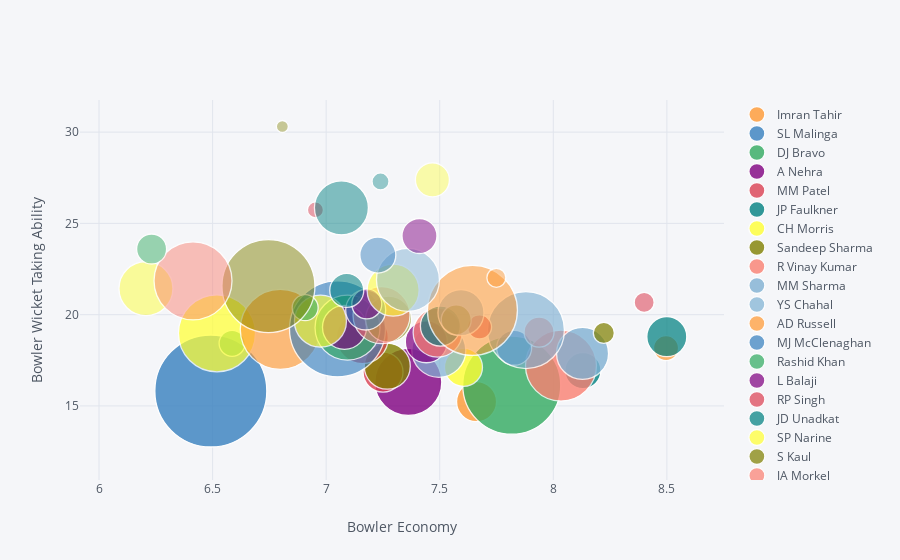

The notebook cell this image was saved under:
### Code cell
eco = economy(ball_data.copy())
wick = wicket_taking(ball_data.copy())
eco_100 = eco[eco['Number of Balls Thrown']>1000]
wick_100 = wick[wick['Number of Balls Thrown']>1000]
out = pd.merge(wick_100, eco_100, how='inner', on=['bowler','Number of Balls Thrown'])

out.iplot(kind='bubble', x='Economy', y='Wicket Taking Ability', categories='bowler', size='Number of Wickets taken', text='bowler',
          xTitle='Bowler Economy', yTitle='Bowler Wicket Taking Ability', filename='cufflinks/simple-bubble-chart')

### Figure 1 — Plotly figure (JSON) as saved in the notebook; plotly's stock layout.template omitted (floating-point values rounded to 4 significant figures)
{"data": [{"marker": {"color": "rgba(255, 153, 51, 1.0)", "line": {"width": 1.3}, "opacity": 0.8, "size": [40], "symbol": "circle"}, "mode": "markers", "name": "Imran Tahir", "text": ["Imran Tahir"], "textfont": {"color": "#4D5663"}, "type": "scatter", "uid": "286a834c-80bc-47e4-9b80-735ed93ea150", "x": [7.662], "y": [15.23]}, {"marker": {"color": "rgba(55, 128, 191, 1.0)", "line": {"width": 1.3}, "opacity": 0.8, "size": [112], "symbol": "circle"}, "mode": "markers", "name": "SL Malinga", "text": ["SL Malinga"], "textfont": {"color": "#4D5663"}, "type": "scatter", "uid": "35a0feed-efe2-4a22-b276-96c92e700b43", "x": [6.492], "y": [15.82]}, {"marker": {"color": "rgba(50, 171, 96, 1.0)", "line": {"width": 1.3}, "opacity": 0.8, "size": [98], "symbol": "circle"}, "mode": "markers", "name": "DJ Bravo", "text": ["DJ Bravo"], "textfont": {"color": "#4D5663"}, "type": "scatter", "uid": "23132e46-9029-4861-84c4-2bf2a0964565", "x": [7.817], "y": [16.14]}, {"marker": {"color": "rgba(128, 0, 128, 1.0)", "line": {"width": 1.3}, "opacity": 0.8, "size": [67], "symbol": "circle"}, "mode": "markers", "name": "A Nehra", "text": ["A Nehra"], "textfont": {"color": "#4D5663"}, "type": "scatter", "uid": "4373a8c1-abc1-4468-ad15-6f2d3a6a0173", "x": [7.362], "y": [16.31]}, {"marker": {"color": "rgba(219, 64, 82, 1.0)", "line": {"width": 1.3}, "opacity": 0.8, "size": [40], "symbol": "circle"}, "mode": "markers", "name": "MM Patel", "text": ["MM Patel"], "textfont": {"color": "#4D5663"}, "type": "scatter", "uid": "fd0a9765-298b-431d-8875-a5fd54fe85cb", "x": [7.25], "y": [16.85]}, {"marker": {"color": "rgba(0, 128, 128, 1.0)", "line": {"width": 1.3}, "opacity": 0.8, "size": [36], "symbol": "circle"}, "mode": "markers", "name": "JP Faulkner", "text": ["JP Faulkner"], "textfont": {"color": "#4D5663"}, "type": "scatter", "uid": "3fa1b249-9385-4e0b-b707-355a0f8ed17e", "x": [8.131], "y": [16.93]}, {"marker": {"color": "rgba(255, 255, 51, 1.0)", "line": {"width": 1.3}, "opacity": 0.8, "size": [38], "symbol": "circle"}, "mode": "markers", "name": "CH Morris", "text": ["CH Morris"], "textfont": {"color": "#4D5663"}, "type": "scatter", "uid": "f735e6e6-e1a6-45b4-8207-de64bbf7c730", "x": [7.604], "y": [17.12]}, {"marker": {"color": "rgba(128, 128, 0, 1.0)", "line": {"width": 1.3}, "opacity": 0.8, "size": [46], "symbol": "circle"}, "mode": "markers", "name": "Sandeep Sharma", "text": ["Sandeep Sharma"], "textfont": {"color": "#4D5663"}, "type": "scatter", "uid": "2417b7c1-d62a-4f20-bd44-3fc7af244a2c", "x": [7.269], "y": [17.18]}, {"marker": {"color": "rgba(251, 128, 114, 1.0)", "line": {"width": 1.3}, "opacity": 0.8, "size": [71], "symbol": "circle"}, "mode": "markers", "name": "R Vinay Kumar", "text": ["R Vinay Kumar"], "textfont": {"color": "#4D5663"}, "type": "scatter", "uid": "38277275-1c3d-49ac-a123-58cf8e9a4826", "x": [8.034], "y": [17.21]}, {"marker": {"color": "rgba(128, 177, 211, 1.0)", "line": {"width": 1.3}, "opacity": 0.8, "size": [52], "symbol": "circle"}, "mode": "markers", "name": "MM Sharma", "text": ["MM Sharma"], "textfont": {"color": "#4D5663"}, "type": "scatter", "uid": "6f33e9d9-a4ec-41ec-bf85-18aac74ba962", "x": [8.129], "y": [17.88]}, {"marker": {"color": "rgba(128, 177, 211, 0.8999999999999999)", "line": {"width": 1.3}, "opacity": 0.8, "size": [54], "symbol": "circle"}, "mode": "markers", "name": "YS Chahal", "text": ["YS Chahal"], "textfont": {"color": "#4D5663"}, "type": "scatter", "uid": "9c4a0014-4233-4682-9ef5-1e25b2564563", "x": [7.496], "y": [18.05]}, {"marker": {"color": "rgba(255, 153, 51, 0.8999999999999999)", "line": {"width": 1.3}, "opacity": 0.8, "size": [25], "symbol": "circle"}, "mode": "markers", "name": "AD Russell", "text": ["AD Russell"], "textfont": {"color": "#4D5663"}, "type": "scatter", "uid": "7bda75ae-e3b8-4a1d-ba17-32e8a3c1a4f6", "x": [8.496], "y": [18.17]}, {"marker": {"color": "rgba(55, 128, 191, 0.8999999999999999)", "line": {"width": 1.3}, "opacity": 0.8, "size": [35], "symbol": "circle"}, "mode": "markers", "name": "MJ McClenaghan", "text": ["MJ McClenaghan"], "textfont": {"color": "#4D5663"}, "type": "scatter", "uid": "299bcb95-6b4b-420c-9cd6-ea7328cc87ef", "x": [7.828], "y": [18.19]}, {"marker": {"color": "rgba(50, 171, 96, 0.8999999999999999)", "line": {"width": 1.3}, "opacity": 0.8, "size": [26], "symbol": "circle"}, "mode": "markers", "name": "Rashid Khan", "text": ["Rashid Khan"], "textfont": {"color": "#4D5663"}, "type": "scatter", "uid": "5075635e-3952-4c92-9e3c-40b89ce60456", "x": [6.586], "y": [18.43]}, {"marker": {"color": "rgba(128, 0, 128, 0.8999999999999999)", "line": {"width": 1.3}, "opacity": 0.8, "size": [42], "symbol": "circle"}, "mode": "markers", "name": "L Balaji", "text": ["L Balaji"], "textfont": {"color": "#4D5663"}, "type": "scatter", "uid": "046e5614-e103-4763-bb38-adf50a8689c2", "x": [7.441], "y": [18.52]}, {"marker": {"color": "rgba(219, 64, 82, 0.8999999999999999)", "line": {"width": 1.3}, "opacity": 0.8, "size": [52], "symbol": "circle"}, "mode": "markers", "name": "RP Singh", "text": ["RP Singh"], "textfont": {"color": "#4D5663"}, "type": "scatter", "uid": "fd677d6f-613b-42e1-a2e0-e4e847361036", "x": [7.159], "y": [18.74]}, {"marker": {"color": "rgba(0, 128, 128, 0.8999999999999999)", "line": {"width": 1.3}, "opacity": 0.8, "size": [40], "symbol": "circle"}, "mode": "markers", "name": "JD Unadkat", "text": ["JD Unadkat"], "textfont": {"color": "#4D5663"}, "type": "scatter", "uid": "380163d5-0f5c-40ff-b103-3a34cd21bc3d", "x": [8.5], "y": [18.79]}, {"marker": {"color": "rgba(255, 255, 51, 0.8999999999999999)", "line": {"width": 1.3}, "opacity": 0.8, "size": [77], "symbol": "circle"}, "mode": "markers", "name": "SP Narine", "text": ["SP Narine"], "textfont": {"color": "#4D5663"}, "type": "scatter", "uid": "cc555e8b-9b49-4f71-82b2-9c7c24213e2d", "x": [6.519], "y": [18.98]}, {"marker": {"color": "rgba(128, 128, 0, 0.8999999999999999)", "line": {"width": 1.3}, "opacity": 0.8, "size": [21], "symbol": "circle"}, "mode": "markers", "name": "S Kaul", "text": ["S Kaul"], "textfont": {"color": "#4D5663"}, "type": "scatter", "uid": "271ae172-453d-47e8-87ee-fbae01adc147", "x": [8.222], "y": [19]}, {"marker": {"color": "rgba(251, 128, 114, 0.8999999999999999)", "line": {"width": 1.3}, "opacity": 0.8, "size": [49], "symbol": "circle"}, "mode": "markers", "name": "JA Morkel", "text": ["JA Morkel"], "textfont": {"color": "#4D5663"}, "type": "scatter", "uid": "5491b2af-ed1a-4ae7-a542-4d89e776fe2d", "x": [7.491], "y": [19.02]}, {"marker": {"color": "rgba(251, 128, 114, 0.7999999999999998)", "line": {"width": 1.3}, "opacity": 0.8, "size": [30], "symbol": "circle"}, "mode": "markers", "name": "KA Pollard", "text": ["KA Pollard"], "textfont": {"color": "#4D5663"}, "type": "scatter", "uid": "311b769e-376a-43f7-8b18-ac07ea3df8fb", "x": [7.937], "y": [19.04]}, {"marker": {"color": "rgba(128, 177, 211, 0.7999999999999998)", "line": {"width": 1.3}, "opacity": 0.8, "size": [77], "symbol": "circle"}, "mode": "markers", "name": "UT Yadav", "text": ["UT Yadav"], "textfont": {"color": "#4D5663"}, "type": "scatter", "uid": "1315df69-2cb8-4430-8466-d0ff43d4692a", "x": [7.879], "y": [19.15]}, {"marker": {"color": "rgba(255, 153, 51, 0.7999999999999998)", "line": {"width": 1.3}, "opacity": 0.8, "size": [80], "symbol": "circle"}, "mode": "markers", "name": "B Kumar", "text": ["B Kumar"], "textfont": {"color": "#4D5663"}, "type": "scatter", "uid": "50704034-0f5d-4bca-b692-d7c530d70ec4", "x": [6.798], "y": [19.2]}, {"marker": {"color": "rgba(55, 128, 191, 0.7999999999999998)", "line": {"width": 1.3}, "opacity": 0.8, "size": [96], "symbol": "circle"}, "mode": "markers", "name": "A Mishra", "text": ["A Mishra"], "textfont": {"color": "#4D5663"}, "type": "scatter", "uid": "2d24a4fc-6354-4c1d-9340-2618b4e87a21", "x": [7.05], "y": [19.22]}, {"marker": {"color": "rgba(50, 171, 96, 0.7999999999999998)", "line": {"width": 1.3}, "opacity": 0.8, "size": [65], "symbol": "circle"}, "mode": "markers", "name": "Z Khan", "text": ["Z Khan"], "textfont": {"color": "#4D5663"}, "type": "scatter", "uid": "bca13e89-5126-49bb-aafa-fbee45ca6c9a", "x": [7.094], "y": [19.29]}, {"marker": {"color": "rgba(128, 0, 128, 0.7999999999999998)", "line": {"width": 1.3}, "opacity": 0.8, "size": [44], "symbol": "circle"}, "mode": "markers", "name": "M Morkel", "text": ["M Morkel"], "textfont": {"color": "#4D5663"}, "type": "scatter", "uid": "300aa8ba-6e90-4c9e-9594-3867e62d7b31", "x": [7.081], "y": [19.31]}, {"marker": {"color": "rgba(219, 64, 82, 0.7999999999999998)", "line": {"width": 1.3}, "opacity": 0.8, "size": [24], "symbol": "circle"}, "mode": "markers", "name": "KV Sharma", "text": ["KV Sharma"], "textfont": {"color": "#4D5663"}, "type": "scatter", "uid": "559a5341-35d2-4740-b159-0ef24da1a8f2", "x": [7.675], "y": [19.33]}, {"marker": {"color": "rgba(0, 128, 128, 0.7999999999999998)", "line": {"width": 1.3}, "opacity": 0.8, "size": [40], "symbol": "circle"}, "mode": "markers", "name": "AB Dinda", "text": ["AB Dinda"], "textfont": {"color": "#4D5663"}, "type": "scatter", "uid": "a6ed14c7-dab6-486e-a1c3-2adbd2d70068", "x": [7.503], "y": [19.38]}, {"marker": {"color": "rgba(255, 255, 51, 0.7999999999999998)", "line": {"width": 1.3}, "opacity": 0.8, "size": [52], "symbol": "circle"}, "mode": "markers", "name": "PP Ojha", "text": ["PP Ojha"], "textfont": {"color": "#4D5663"}, "type": "scatter", "uid": "daec7094-d780-48ef-88ac-be3090a8bd99", "x": [6.975], "y": [19.65]}, {"marker": {"color": "rgba(128, 128, 0, 0.7999999999999998)", "line": {"width": 1.3}, "opacity": 0.8, "size": [30], "symbol": "circle"}, "mode": "markers", "name": "MG Johnson", "text": ["MG Johnson"], "textfont": {"color": "#4D5663"}, "type": "scatter", "uid": "d8b16251-ee2c-4e35-82d6-ef90220d8f18", "x": [7.573], "y": [19.71]}, {"marker": {"color": "rgba(128, 128, 0, 0.7)", "line": {"width": 1.3}, "opacity": 0.8, "size": [46], "symbol": "circle"}, "mode": "markers", "name": "JJ Bumrah", "text": ["JJ Bumrah"], "textfont": {"color": "#4D5663"}, "type": "scatter", "uid": "e6b533b5-b524-4e1f-82c6-0ddbbf4d2ba3", "x": [7.275], "y": [19.76]}, {"marker": {"color": "rgba(251, 128, 114, 0.7)", "line": {"width": 1.3}, "opacity": 0.8, "size": [57], "symbol": "circle"}, "mode": "markers", "name": "SR Watson", "text": ["SR Watson"], "textfont": {"color": "#4D5663"}, "type": "scatter", "uid": "4f72700a-437c-439d-8dbe-633ff56d615c", "x": [7.244], "y": [19.97]}, {"marker": {"color": "rgba(128, 177, 211, 0.7)", "line": {"width": 1.3}, "opacity": 0.8, "size": [46], "symbol": "circle"}, "mode": "markers", "name": "DS Kulkarni", "text": ["DS Kulkarni"], "textfont": {"color": "#4D5663"}, "type": "scatter", "uid": "6c2333a5-e3fe-4f8d-b6fa-ba1df59024cc", "x": [7.593], "y": [20.11]}, {"marker": {"color": "rgba(255, 153, 51, 0.7)", "line": {"width": 1.3}, "opacity": 0.8, "size": [90], "symbol": "circle"}, "mode": "markers", "name": "PP Chawla", "text": ["PP Chawla"], "textfont": {"color": "#4D5663"}, "type": "scatter", "uid": "54e05933-1b7d-4a42-a5cc-17e67a674858", "x": [7.644], "y": [20.24]}, {"marker": {"color": "rgba(55, 128, 191, 0.7)", "line": {"width": 1.3}, "opacity": 0.8, "size": [40], "symbol": "circle"}, "mode": "markers", "name": "R Bhatia", "text": ["R Bhatia"], "textfont": {"color": "#4D5663"}, "type": "scatter", "uid": "9e80e481-55e5-4586-b003-869950238020", "x": [7.174], "y": [20.26]}, {"marker": {"color": "rgba(50, 171, 96, 0.7)", "line": {"width": 1.3}, "opacity": 0.8, "size": [26], "symbol": "circle"}, "mode": "markers", "name": "SK Warne", "text": ["SK Warne"], "textfont": {"color": "#4D5663"}, "type": "scatter", "uid": "507a4622-53cb-4607-a31d-d946bc9ddbde", "x": [6.908], "y": [20.38]}, {"marker": {"color": "rgba(128, 0, 128, 0.7)", "line": {"width": 1.3}, "opacity": 0.8, "size": [30], "symbol": "circle"}, "mode": "markers", "name": "Shakib Al Hasan", "text": ["Shakib Al Hasan"], "textfont": {"color": "#4D5663"}, "type": "scatter", "uid": "a60e6a3a-b418-4485-a942-b06277ab1505", "x": [7.179], "y": [20.59]}, {"marker": {"color": "rgba(219, 64, 82, 0.7)", "line": {"width": 1.3}, "opacity": 0.8, "size": [20], "symbol": "circle"}, "mode": "markers", "name": "Mohammed Shami", "text": ["Mohammed Shami"], "textfont": {"color": "#4D5663"}, "type": "scatter", "uid": "d52254ec-5445-4f84-8697-6259e8b60257", "x": [8.4], "y": [20.67]}, {"marker": {"color": "rgba(0, 128, 128, 0.7)", "line": {"width": 1.3}, "opacity": 0.8, "size": [34], "symbol": "circle"}, "mode": "markers", "name": "SK Trivedi", "text": ["SK Trivedi"], "textfont": {"color": "#4D5663"}, "type": "scatter", "uid": "fb314863-2cb2-49b8-8ac6-b73877311696", "x": [7.091], "y": [21.33]}, {"marker": {"color": "rgba(255, 255, 51, 0.7)", "line": {"width": 1.3}, "opacity": 0.8, "size": [52], "symbol": "circle"}, "mode": "markers", "name": "IK Pathan", "text": ["IK Pathan"], "textfont": {"color": "#4D5663"}, "type": "scatter", "uid": "4eb0b5a6-bc31-4bd5-85be-c026d3f0b129", "x": [7.295], "y": [21.34]}, {"marker": {"color": "rgba(255, 255, 51, 0.5999999999999999)", "line": {"width": 1.3}, "opacity": 0.8, "size": [54], "symbol": "circle"}, "mode": "markers", "name": "DW Steyn", "text": ["DW Steyn"], "textfont": {"color": "#4D5663"}, "type": "scatter", "uid": "d1e2fa95-8150-4ca1-bf68-f818eff44240", "x": [6.207], "y": [21.43]}, {"marker": {"color": "rgba(128, 128, 0, 0.5999999999999999)", "line": {"width": 1.3}, "opacity": 0.8, "size": [93], "symbol": "circle"}, "mode": "markers", "name": "Harbhajan Singh", "text": ["Harbhajan Singh"], "textfont": {"color": "#4D5663"}, "type": "scatter", "uid": "5dce90d1-6f3b-4493-b098-bbd84e1459cf", "x": [6.746], "y": [21.57]}, {"marker": {"color": "rgba(251, 128, 114, 0.5999999999999999)", "line": {"width": 1.3}, "opacity": 0.8, "size": [78], "symbol": "circle"}, "mode": "markers", "name": "R Ashwin", "text": ["R Ashwin"], "textfont": {"color": "#4D5663"}, "type": "scatter", "uid": "3cb169d4-a253-4058-803a-0ffb8b7f8e41", "x": [6.414], "y": [21.86]}, {"marker": {"color": "rgba(128, 177, 211, 0.5999999999999999)", "line": {"width": 1.3}, "opacity": 0.8, "size": [63], "symbol": "circle"}, "mode": "markers", "name": "RA Jadeja", "text": ["RA Jadeja"], "textfont": {"color": "#4D5663"}, "type": "scatter", "uid": "ab4c56f7-2149-48f6-bc48-b3a18636d903", "x": [7.36], "y": [21.91]}, {"marker": {"color": "rgba(255, 153, 51, 0.5999999999999999)", "line": {"width": 1.3}, "opacity": 0.8, "size": [19], "symbol": "circle"}, "mode": "markers", "name": "SB Jakati", "text": ["SB Jakati"], "textfont": {"color": "#4D5663"}, "type": "scatter", "uid": "060ea34c-a87c-4e8d-9b2d-8fea0d56f433", "x": [7.749], "y": [22.02]}, {"marker": {"color": "rgba(55, 128, 191, 0.5999999999999999)", "line": {"width": 1.3}, "opacity": 0.8, "size": [36], "symbol": "circle"}, "mode": "markers", "name": "AR Patel", "text": ["AR Patel"], "textfont": {"color": "#4D5663"}, "type": "scatter", "uid": "dc6d7423-ea3d-4b6c-9e1f-fb057eed1468", "x": [7.228], "y": [23.27]}, {"marker": {"color": "rgba(50, 171, 96, 0.5999999999999999)", "line": {"width": 1.3}, "opacity": 0.8, "size": [30], "symbol": "circle"}, "mode": "markers", "name": "M Muralitharan", "text": ["M Muralitharan"], "textfont": {"color": "#4D5663"}, "type": "scatter", "uid": "bdd1b51b-2322-4d34-a357-117a381d9ece", "x": [6.231], "y": [23.6]}, {"marker": {"color": "rgba(128, 0, 128, 0.5999999999999999)", "line": {"width": 1.3}, "opacity": 0.8, "size": [35], "symbol": "circle"}, "mode": "markers", "name": "JH Kallis", "text": ["JH Kallis"], "textfont": {"color": "#4D5663"}, "type": "scatter", "uid": "698ec5e6-98fb-4fac-b86f-f3906303fe0b", "x": [7.411], "y": [24.31]}, {"marker": {"color": "rgba(219, 64, 82, 0.5999999999999999)", "line": {"width": 1.3}, "opacity": 0.8, "size": [16], "symbol": "circle"}, "mode": "markers", "name": "YK Pathan", "text": ["YK Pathan"], "textfont": {"color": "#4D5663"}, "type": "scatter", "uid": "2da5d10f-c800-432a-9b0c-2803846c86c3", "x": [6.953], "y": [25.74]}, {"marker": {"color": "rgba(0, 128, 128, 0.5999999999999999)", "line": {"width": 1.3}, "opacity": 0.8, "size": [54], "symbol": "circle"}, "mode": "markers", "name": "P Kumar", "text": ["P Kumar"], "textfont": {"color": "#4D5663"}, "type": "scatter", "uid": "3275cda1-ac70-4143-be65-219322f22088", "x": [7.067], "y": [25.85]}, {"marker": {"color": "rgba(0, 128, 128, 0.49999999999999983)", "line": {"width": 1.3}, "opacity": 0.8, "size": [17], "symbol": "circle"}, "mode": "markers", "name": "S Nadeem", "text": ["S Nadeem"], "textfont": {"color": "#4D5663"}, "type": "scatter", "uid": "88be01c0-2ce0-4d99-a8e3-321b1d8d20ac", "x": [7.239], "y": [27.3]}, {"marker": {"color": "rgba(255, 255, 51, 0.49999999999999983)", "line": {"width": 1.3}, "opacity": 0.8, "size": [34], "symbol": "circle"}, "mode": "markers", "name": "I Sharma", "text": ["I Sharma"], "textfont": {"color": "#4D5663"}, "type": "scatter", "uid": "85d08c57-5582-4f58-a514-03f70638edea", "x": [7.468], "y": [27.38]}, {"marker": {"color": "rgba(128, 128, 0, 0.49999999999999983)", "line": {"width": 1.3}, "opacity": 0.8, "size": [12], "symbol": "circle"}, "mode": "markers", "name": "M Kartik", "text": ["M Kartik"], "textfont": {"color": "#4D5663"}, "type": "scatter", "uid": "4a222f11-7dc9-41ae-a1de-4deb362bbcbb", "x": [6.807], "y": [30.31]}], "layout": {"legend": {"bgcolor": "#F5F6F9", "font": {"color": "#4D5663"}}, "paper_bgcolor": "#F5F6F9", "plot_bgcolor": "#F5F6F9", "title": {"font": {"color": "#4D5663"}}, "xaxis": {"gridcolor": "#E1E5ED", "showgrid": true, "tickfont": {"color": "#4D5663"}, "title": {"font": {"color": "#4D5663"}, "text": "Bowler Economy"}, "zerolinecolor": "#E1E5ED"}, "yaxis": {"gridcolor": "#E1E5ED", "showgrid": true, "tickfont": {"color": "#4D5663"}, "title": {"font": {"color": "#4D5663"}, "text": "Bowler Wicket Taking Ability"}, "zerolinecolor": "#E1E5ED"}}}
